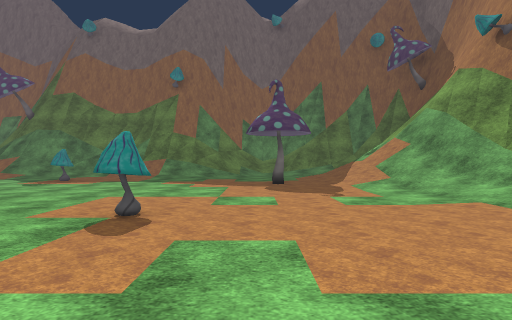
View 1 (above)

17 first-person views from a walk through a 3-D level made in the Unity game engine. The camera is 1.3 m above the floor, looks level and sees 80° across. The floor is counted in squares, 2 m on a side. Each view is taken from the middle of a square. On the plan, view 1 faces up. The plan holds only what a view shows up to about 10 squares ahead; the rest is blank. The place goes on beyond the plan. The player character is not drawn. Some surface patterns are stand-ins.

View 2
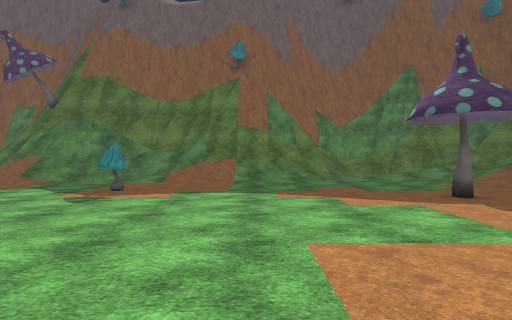

View 3
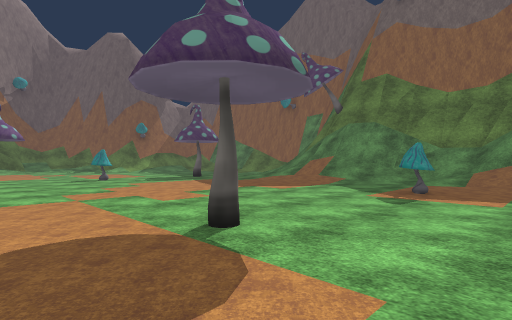

View 4
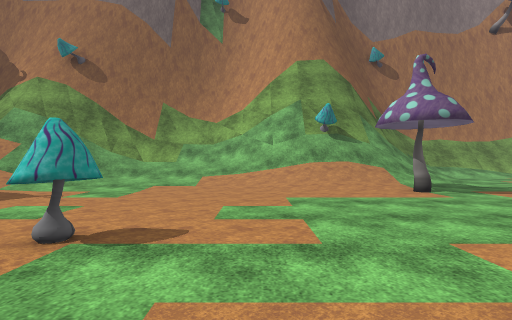

View 5
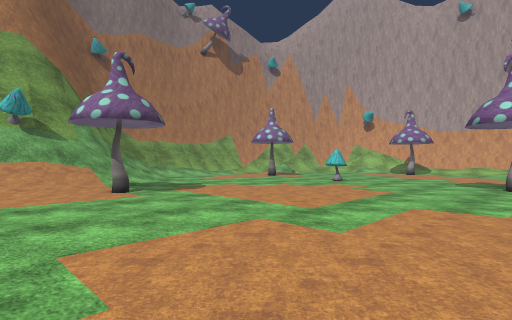

View 6
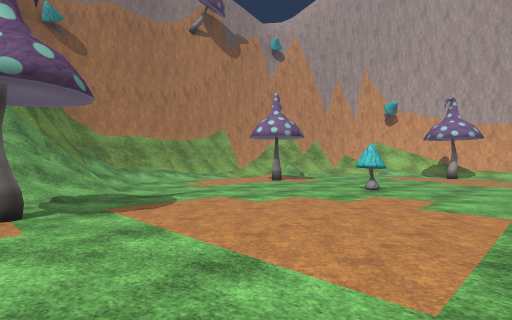

View 7
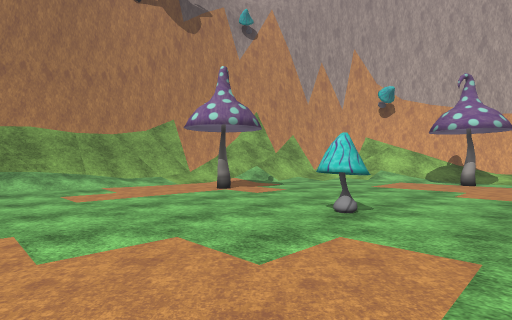

View 8
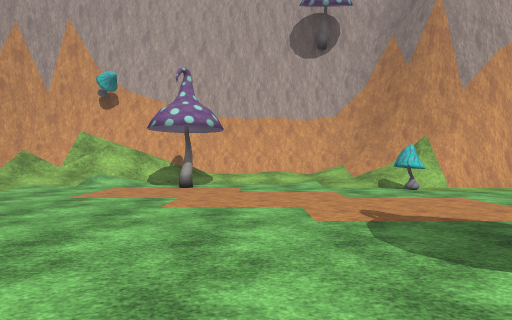

View 9
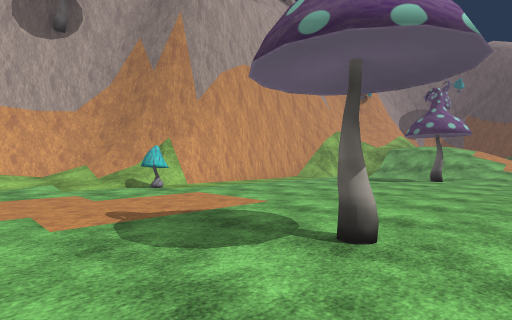

View 10
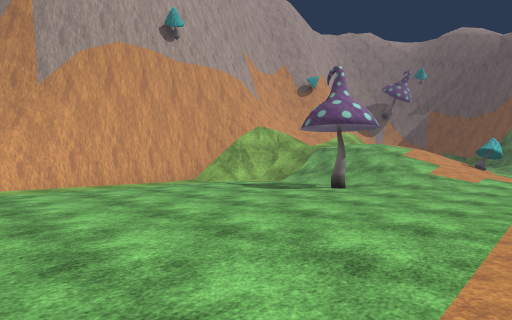

View 11
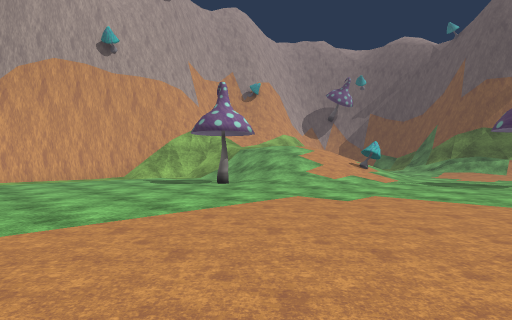

View 12
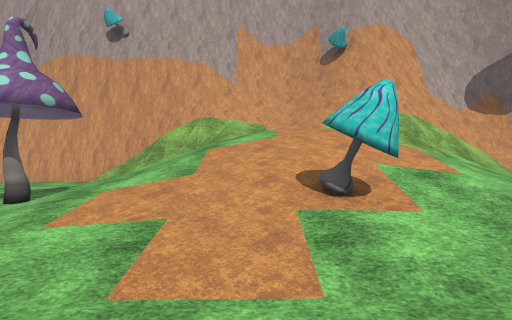

View 13
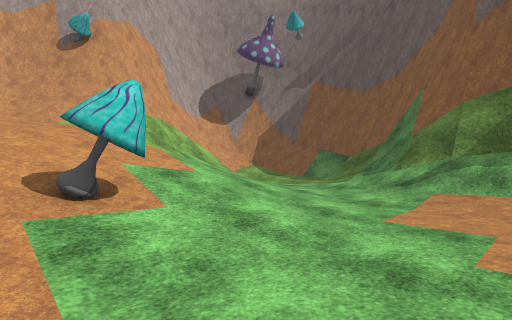

View 14
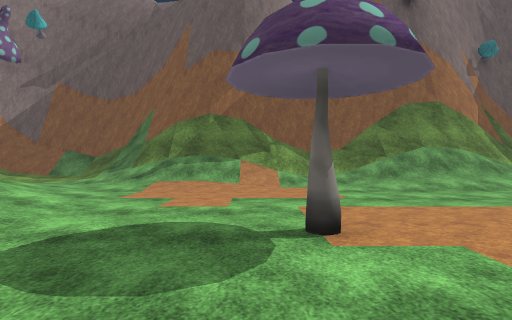

View 15
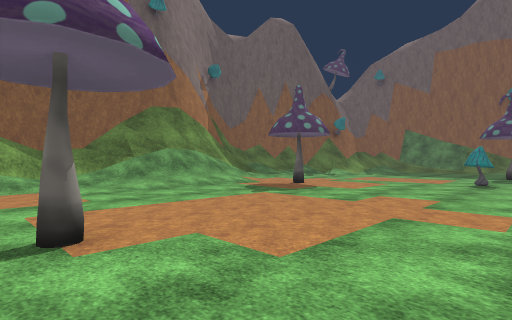

View 16
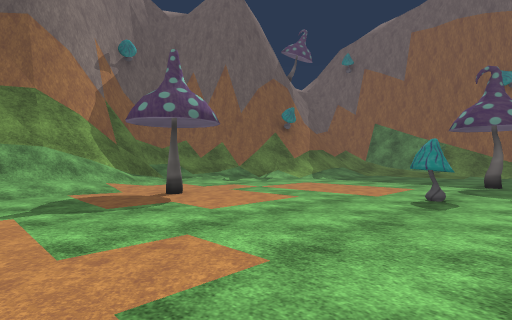

View 17
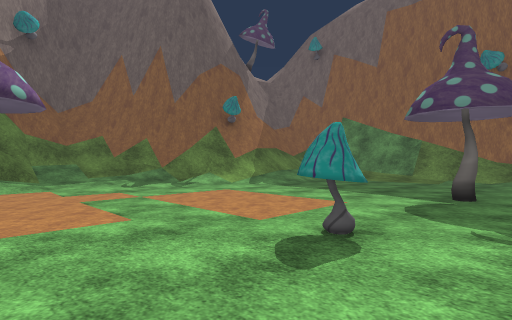

### Floor plan
Key: @ floor where view 1 was taken; # wall or solid block; . main floor; : floor 2.5 m higher than the main floor; / step, stairs or slope; = window, fence, low wall or low ledge; M mushroom.
Columns run from 23 left of view 1 to 8 right of it. Each row starts with its distance up from view 1.
 15       ##//
 14       ////      ####
 13       ....  /####//###//////#
 12     /.....  ///////////...///
 11   #//.....   ///..///....///
 10  ##//....#  .............////#
  9 ##//.............M.......////#
  8 ##/.....................#////#
  7 #//.......................///#
  6 #//......M.................///
  5 #//..............#.........///
  4 ##//.#...............M.....///
  3  #//.......   .............///
  2  #//.......        .......///#
  1  #//.......        .......///#
  0 ##//.......        ....@..//:#
 -1 #//........        ......#///#
 -2 #//....#... ...... ........//##
 -3 ##//.............. ........///##
 -4  #//.............. .........///#
 -5  #//............... ........../#
 -6 ##//.//M///.................../#
 -7 #//.////////........#...M...../#
 -8 #///////////................#./#
 -9 #/.    ////.#................./#
-10 #//      //..................//#
-11 #////     /................../
-12  //// /////................./
-13  #####///=##//...//M....#..//
-14      #############///....////#
-15                  #############

Positions as (right, up) in squares from view 1, and headings:
1: (0, 0), facing up
2: (-3, 3), facing up
3: (-4, 3), facing up-left
4: (-4, 2), facing right
5: (-4, 1), facing down-right
6: (-2, -1), facing down-right
7: (-1, -4), facing down-right
8: (-1, -6), facing down
9: (-1, -6), facing down-left
10: (-5, -5), facing down-left
11: (-6, -2), facing down-left
12: (-15, -4), facing down
13: (-15, -4), facing down-left
14: (-13, -3), facing left
15: (-13, -3), facing up-left
16: (-13, 1), facing up-left
17: (-13, 4), facing up-left
